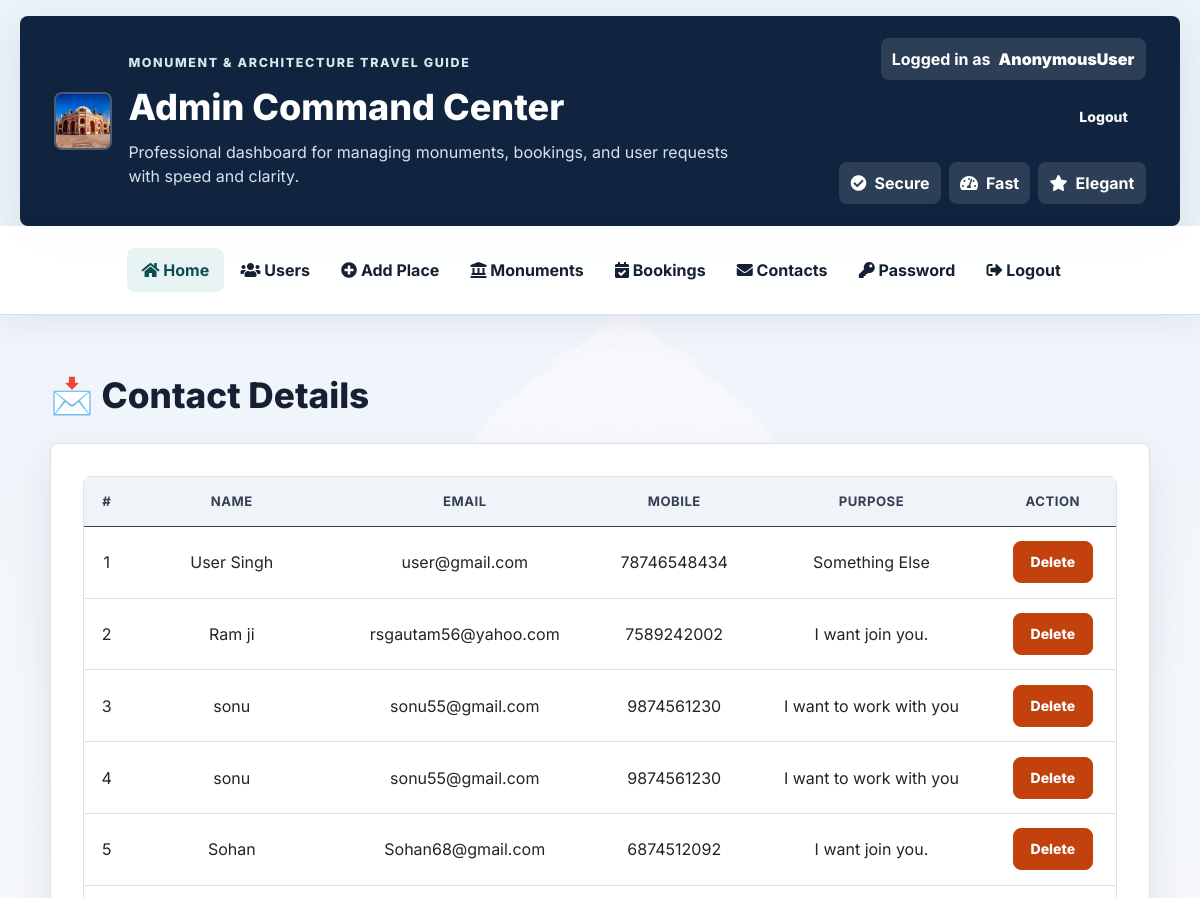
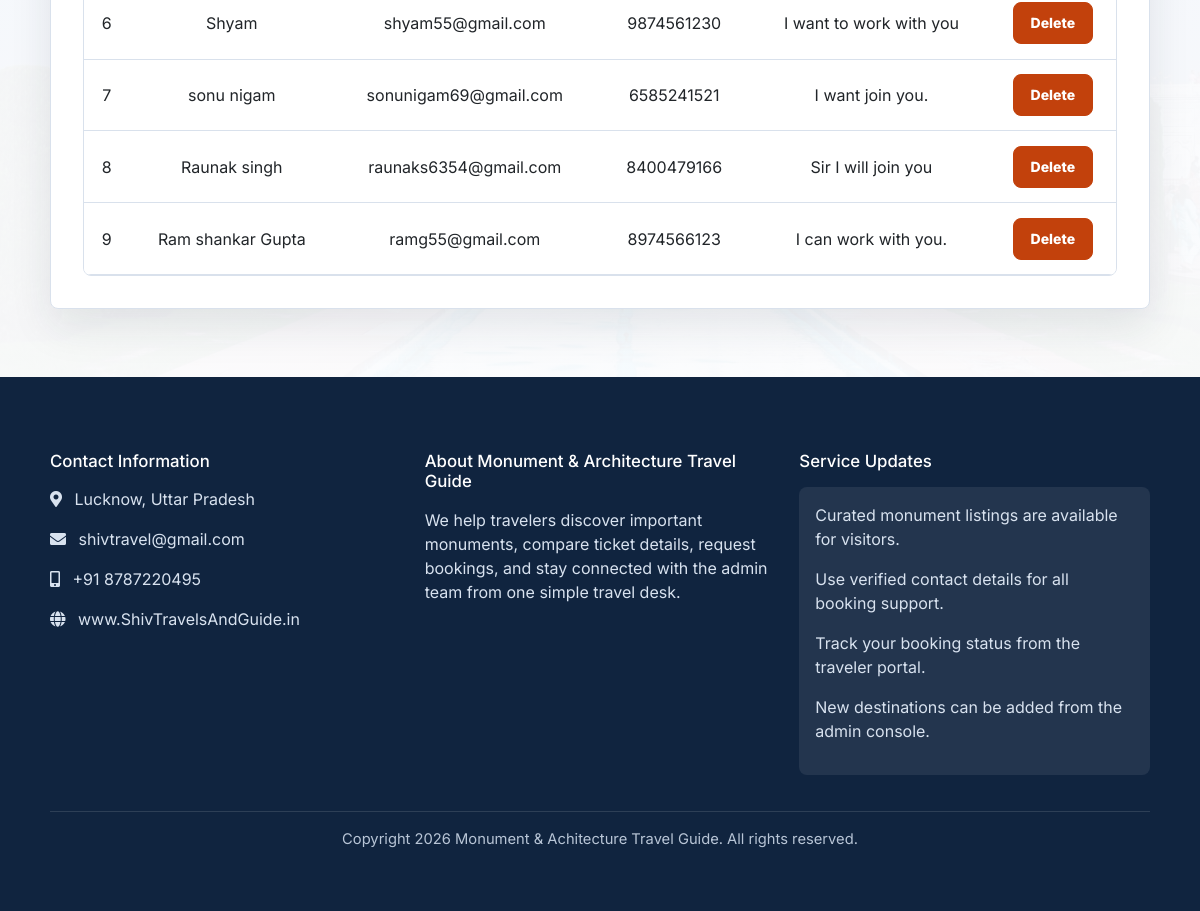
/view_contact, run on the app's committed database (2 pictures, top to bottom).
### room/models.py (models this page shows)
class Contact(models.Model):
    c_name=models.CharField(max_length=20,null=True)
    c_email=models.CharField(max_length=20,null=True)
    c_mobile=models.CharField(max_length=20,null=True)
    c_purpose=models.CharField(max_length=20,null=True)

### room/views.py (the view)
# urls.py: path('view_contact',view_contact,name='view_contact'),
def view_contact(request):
    data = Contact.objects.all()
    d={'data':data}
    return render(request,'view_contact.html',d)

### room/templates/view_contact.html (shortened to what this page needs)
{% include 'admin_navigation.html' %}
<div class="container mt-4">
  <div class="d-flex justify-content-between align-items-center mb-3">
    <h3 class="page-title">📩 Contact Details</h3>
  </div>
  <div class="card-box">
    <div class="table-responsive">
      <table class="table table-hover text-center align-middle">
        <thead>
          <tr>
            <th>#</th>
            <th>Name</th>
            <th>Email</th>
            <th>Mobile</th>
            <th>Purpose</th>
            <th>Action</th>
          </tr>
        </thead>
        <tbody>
          {% for i in data %}
          <tr>
            <td>{{forloop.counter}}</td>
            <td>{{i.c_name}}</td>
            <td>{{i.c_email}}</td>
            <td>{{i.c_mobile}}</td>
            <td>{{i.c_purpose}}</td>
            <td>
              <a
                href="{% url 'delete_contact' i.id %}"
                onclick="
                  return confirm('Are you sure you want to delete this?');
                "
                class="btn btn-danger btn-sm btn-delete"
              >
                Delete
              </a>
            </td>
          </tr>
          {% endfor %}
        </tbody>
      </table>
    </div>
  </div>
</div>
{% include 'footer.html' %}

### room/static/css/theme.css (style rules this page uses)
:root { --ink: #172033; --muted: #667085; --line: #d9e1ec; --soft: #f5f7fb; --panel: #ffffff; --brand: #0f6b6e; --brand-dark: #0b4f52; --accent: #b7791f; --danger: #c2410c; --success: #16803c; --shadow: 0 18px 42px rgba(25, 35, 55, 0.1); }
* { box-sizing: border-box; }
html { scroll-behavior: smooth; }
body { margin: 0; min-height: 100vh; font-family: "Inter", system-ui, -apple-system, BlinkMacSystemFont, "Segoe UI", sans-serif; background: linear-gradient(180deg, rgba(245, 247, 251, 0.96), rgba(255, 255, 255, 0.98)), url("/static/images/tajmahal.jpg") center top / cover fixed; color: var(--ink); font-size: 16px; }
a { color: var(--brand); text-decoration: none; }
.container, .container-fluid { padding-left: 1.25rem; padding-right: 1.25rem; }
.page-shell, .container { padding-top: 2.25rem; padding-bottom: 2.25rem; }
.main-card, .card-box, .login-card, .signup-card, .profile-card, .detail-card, .section-card { max-width: 1120px; margin: 0 auto; padding: clamp(1.25rem, 3vw, 2rem); border-radius: 8px; background: var(--panel); border: 1px solid var(--line); box-shadow: var(--shadow); }
.title, .section-title, .page-title, .place-title { margin: 0 0 0.75rem; color: var(--ink); font-size: clamp(1.45rem, 3vw, 2.2rem); line-height: 1.15; font-weight: 800; }
.page-title { color: var(--ink); }
.btn, .hero-btn, .btn-primary, .btn-submit, .btn-login, .btn-reset, .btn-back, .btn-secondary { min-height: 42px; display: inline-flex; align-items: center; justify-content: center; gap: 0.45rem; border-radius: 8px !important; border: 1px solid transparent; padding: 0.72rem 1.05rem; font-weight: 800; line-height: 1; }
.btn-danger { background: var(--danger) !important; border-color: var(--danger) !important; }
.table-responsive { border-radius: 8px; border: 1px solid var(--line); }
.table { margin-bottom: 0; background: #fff; }
.table thead th { background: #f0f4f8; color: #344054; font-size: 0.82rem; text-transform: uppercase; letter-spacing: 0.04em; border-bottom: 1px solid var(--line); }
.table td, .table th { vertical-align: middle; padding: 0.9rem; border-color: var(--line); }

### data on the page
Contact: c_name "User Singh", c_email "user@gmail.com", c_mobile "78746548434", c_purpose "Something Else"
Contact: c_name "Ram ji", c_email "rsgautam56@yahoo.com", c_mobile "7589242002", c_purpose "I want join you."
Contact: c_name "sonu", c_email "sonu55@gmail.com", c_mobile "9874561230", c_purpose "I want to work with you"
Contact: c_name "sonu", c_email "sonu55@gmail.com", c_mobile "9874561230", c_purpose "I want to work with you"
Contact: c_name "Sohan", c_email "Sohan68@gmail.com", c_mobile "6874512092", c_purpose "I want join you."
Contact: c_name "Shyam", c_email "shyam55@gmail.com", c_mobile "9874561230", c_purpose "I want to work with you"
Contact: c_name "sonu nigam", c_email "sonunigam69@gmail.com", c_mobile "6585241521", c_purpose "I want join you."
Contact: c_name "Raunak singh", c_email "raunaks6354@gmail.com", c_mobile "8400479166", c_purpose "Sir I will join you"
Contact: c_name "Ram shankar Gupta", c_email "ramg55@gmail.com", c_mobile "8974566123", c_purpose "I can work with you."

### other printed values
{{ request.user }} "AnonymousUser"
